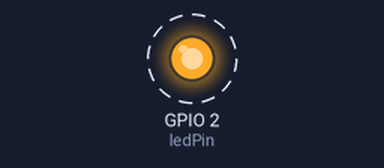
The sketch below on a simulated ESP32. Shown: output pins drawn as LEDs (lit = HIGH). Dashed ring = blinking. What the sketch prints to the serial monitor is not drawn.

Above: at 0.5 s.
Timing chart, 0 to 4.6 s (numbered marks = the images above):
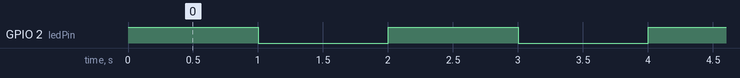

Measured:
- by itself, GPIO 2 (ledPin): alternates HIGH for 1.0 s and LOW for 1.0 s

The sketch:

Blink.ino
```cpp
// Blink a LED on the MicroMod Weather (ESP32) board

int ledPin = 2; // LED is connected to GPIO2

void setup() {
  pinMode(ledPin, OUTPUT); // Set GPIO2 to output mode
  Serial.begin(115200); // Initialize serial port
}

void loop() {
  digitalWrite(ledPin, HIGH); // Turn LED on
  delay(1000); // Wait for 1000 millisecond(s)
  Serial.println("The LED is on."); // Print a message
  digitalWrite(ledPin, LOW); // Turn LED off
  delay(1000); // Wait for 1000 millisecond(s)
}
```
